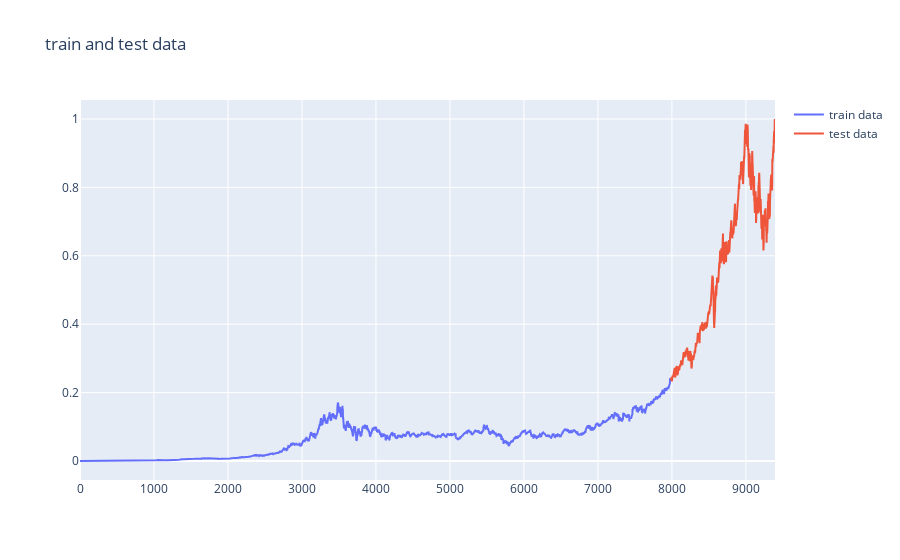

The notebook cell saved with this chart:
### Code cell
fig = go.Figure()
fig.add_trace( 
              go.Scatter(x = list(range(0, training_size)), y = train_data.reshape(1, -1)[0], mode='lines', name = 'train data')
              ) 

fig.add_trace( 
              go.Scatter(x = list(range(training_size, len(data))), y = test_data.reshape(1, -1)[0], mode='lines', name = 'test data')
              ) 
fig.update_layout(title = 'train and test data')
fig.show()

### Figure 1 — Plotly figure (JSON) as saved in the notebook; plotly's stock layout.template omitted (floating-point values rounded to 4 significant figures; data arrays with more than 128 entries replaced by an {"elided": "..."} marker saying what was removed)
{"data": [{"mode": "lines", "name": "train data", "type": "scatter", "x": {"elided": "7984 int values"}, "y": {"elided": "7984 float values"}}, {"mode": "lines", "name": "test data", "type": "scatter", "x": {"elided": "1410 int values"}, "y": {"elided": "1410 float values"}}], "layout": {"title": {"text": "train and test data"}}}
